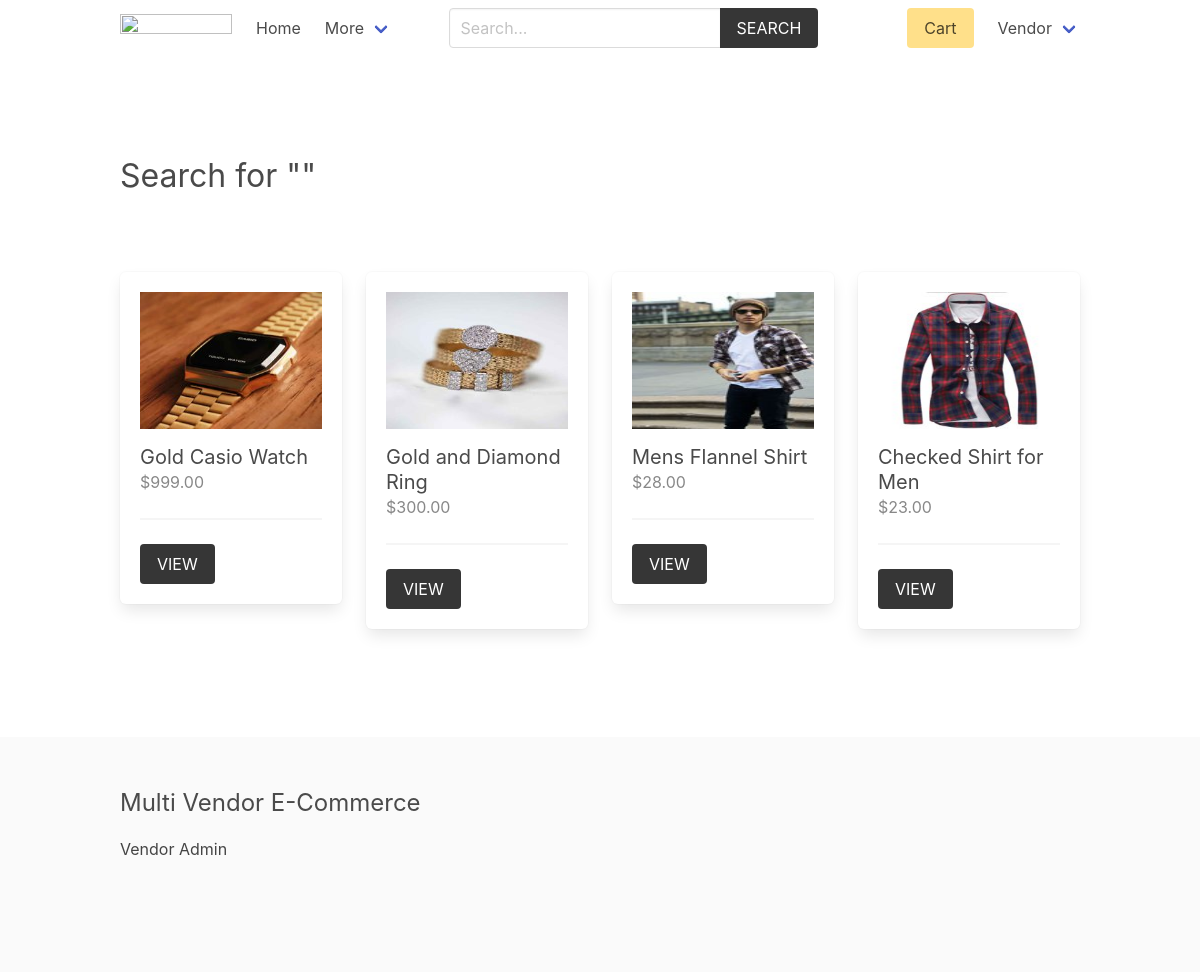
The page /product/search (signed in) on the database its author committed.
### vendor/models.py (models this page shows, shortened)
class Vendor(models.Model):
    name = models.CharField(max_length=255)
    created_at = models.DateTimeField(auto_now_add=True)
    created_by = models.OneToOneField(User, related_name='vendor', on_delete=models.CASCADE)
    class Meta:
        ordering = ['name']

### product/models.py (models this page shows, shortened)
class Product(models.Model):
    category = models.ForeignKey(Category, related_name='products', on_delete=models.CASCADE)
    vendor = models.ForeignKey(Vendor, related_name="products", on_delete=models.CASCADE)
    title = models.CharField(max_length=50)
    slug = models.SlugField(max_length=55)
    description = models.TextField(blank=True, null=True)
    price = models.DecimalField(max_digits=6, decimal_places=2)
    added_date = models.DateTimeField(auto_now_add=True)
    image = models.ImageField(upload_to='uploads/', blank=True, null=True)
    thumbnail = models.ImageField(upload_to='uploads/', blank=True, null=True) # Change uploads to thumbnails
    class Meta:
        ordering = ['-added_date']
    def get_thumbnail(self):
        if self.thumbnail:
            return self.thumbnail.url

### product/views.py (the view)
# urls.py: path('search', views.search, name="search"),
def search(request):
    query = request.GET.get('query', '') # second is default parameter which is empty
    products = Product.objects.filter(Q(title__icontains=query) | Q(description__icontains=query))
    return render(request, 'product/search.html', {'products':products, 'query': query})

### templates/product/search.html (shortened to what this page needs)
{% extends 'core/base.html' %}
{% block content %}
    <div class="columns is-multiline mb-6">
        <div class="column is-12 has-test-centered mt-6 mb-6">
            <h2 class="is-size-3"> Search for "{{query}}"</h2>
        </div>
        {% for product in products %}
            {% include 'product/parts/list_item.html' %}
        {% endfor %}
    </div>
{% endblock content %}

### templates/core/base.html (shortened to what this page needs)
{% load static %}
<!DOCTYPE html>
<html lang="en">
<head>
    <link rel="stylesheet" href="https://cdn.jsdelivr.net/npm/bulma@0.9.2/css/bulma.min.css">
    <link rel="stylesheet" href="{% static 'css/main.css' %}">
</head>
<body>
    <div class="container">
        <nav class="navbar" role="navigation" aria-label="main navigation">
            <div class="navbar-brand">
                <a class="navbar-item" href="{% url 'core:home' %}">
                <img src="https://bulma.io/images/bulma-logo.png" width="112" height="28">
                </a>
            </div>
            <div id="navbarBasicExample" class="navbar-menu">
                <div class="navbar-start">
                <a class="navbar-item" href="{% url 'core:home' %}">
                    Home
                </a>
                <div class="navbar-item has-dropdown is-hoverable">
                    <a class="navbar-link">
                    More
                    </a>
                </div>
                </div>
                <div class="navbar-start">
                    <div class="navbar-item">
                        <form method="get" action="{% url 'product:search' %}">
                            <div class="field has-addons">
                                <div class="control">
                                    <input type="search" name="query" id="" class="input" placeholder="Search...">
                                </div>
                                <div class="control">
                                    <button class="button is-dark is-uppercase">Search</button>
                                </div>
                            </div>
                        </form>
                    </div>
                </div>
                <div class="navbar-end">
                <div class="navbar-item">
                    <a href="{% url 'cart:cart' %}" class="button is-warning">Cart {% if cart %}({{cart|length}}){% endif %}</a>
                </div>
                {% if request.user.is_authenticated %}
                <div class="navbar-item has-dropdown is-hoverable">
                    <a class="navbar-link is-capitalized">
                    {{user.vendor.name}}
                    </a>
                </div>
                {% endif %}
                </div>
            </div>
            </nav>
    </div>
    <section class="section">
        <div class="container">
            {% block content %}{% endblock content %}
        </div>
    </section>
    <footer class="footer">
        <div class="container">
            <h3 class="is-size-4 mb-4">Multi Vendor E-Commerce</h3>
            {% if request.user.is_authenticated %}
                <a href="{% url 'vendor:vendor-admin' %}">Vendor Admin</a>
            {% else %}
                <a href="{% url 'vendor:become-vendor' %}">Become a Vendor</a>
            {% endif %}
        </div>
    </footer>
</body>
</html>

### templates/product/parts/list_item.html
<div class="column is-3 product-list-item">
                <div class="box">
                    <figure class="image is-4by3 mb-4">
                        <img src="{{ product.get_thumbnail }}" alt="{{product.title}}">
                    </figure>
                    <h2 class="subtitle">{{product.title}}</h2>
                    <h3 class="price is-size-6 mb-5">${{product.price}}</h3>
                    <hr>
                    <a href="{% url 'product:product' product.category.slug product.slug %}" class="button is-dark is-uppercase">View</a>
                </div>
            </div>

### core/static/css/main.css (style rules this page uses)
.footer a { margin-bottom: 15px; display: inline-block; color: #444; }
.product-list-item .box .subtitle { margin-bottom: 0; }
.product-list-item .box .price { color: #888; }

### rows shown on the page
Product: get_thumbnail (picture), title "Gold Casio Watch", price "999.00"
Product: get_thumbnail (picture), title "Gold and Diamond Ring", price "300.00"
Product: get_thumbnail (picture), title "Mens Flannel Shirt", price "28.00"
Product: get_thumbnail (picture), title "Checked Shirt for Men", price "23.00"

### other values the page prints
{{ user.vendor.name }} "Vendor"
